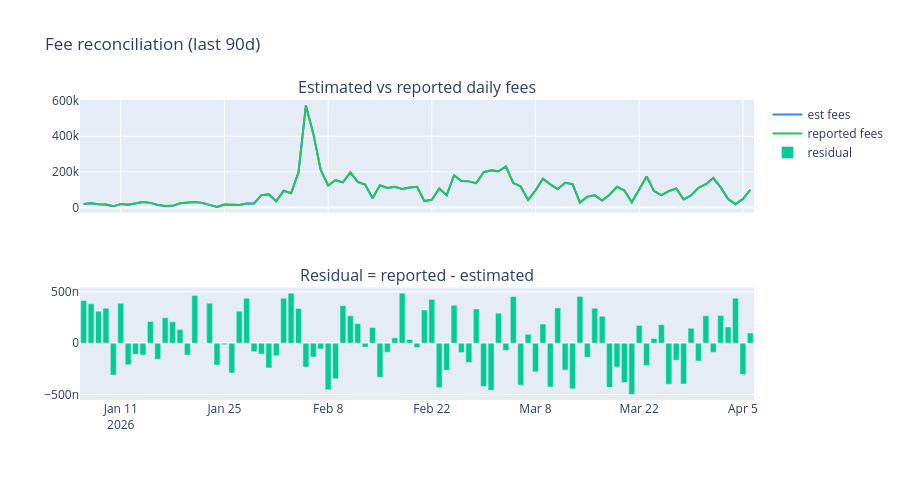

Here is the notebook cell this chart was saved with:
### Markdown cell above
**QA purpose**: confirm fees ≈ volume × fee_tier. Residuals near zero means swap-by-swap fee math is consistent with daily aggregation.

### Code cell
recon_df = vol.with_columns(
    (pl.col("volume_token0_equiv") * fee_ratio).alias("est_fees"),
    pl.col("fees_token0_equiv").alias("rep_fees"),
).with_columns(
    (pl.col("rep_fees") - pl.col("est_fees")).alias("residual"),
).filter(pl.col("rep_fees") > 0).filter(pl.col("date") >= date.fromisoformat(START_DATE_90D))
fig = make_subplots(rows=2, cols=1, shared_xaxes=True, subplot_titles=("Estimated vs reported daily fees", "Residual = reported - estimated"))
fig.add_trace(go.Scatter(x=recon_df["date"].to_list(), y=recon_df["est_fees"].to_list(), name="est fees", line=dict(color="#3b82f6")), row=1, col=1)
fig.add_trace(go.Scatter(x=recon_df["date"].to_list(), y=recon_df["rep_fees"].to_list(), name="reported fees", line=dict(color="#22c55e")), row=1, col=1)
fig.add_trace(go.Bar(x=recon_df["date"].to_list(), y=recon_df["residual"].to_list(), name="residual"), row=2, col=1)
fig.update_layout(height=480, title_text="Fee reconciliation (last 90d)")
fig.show()
